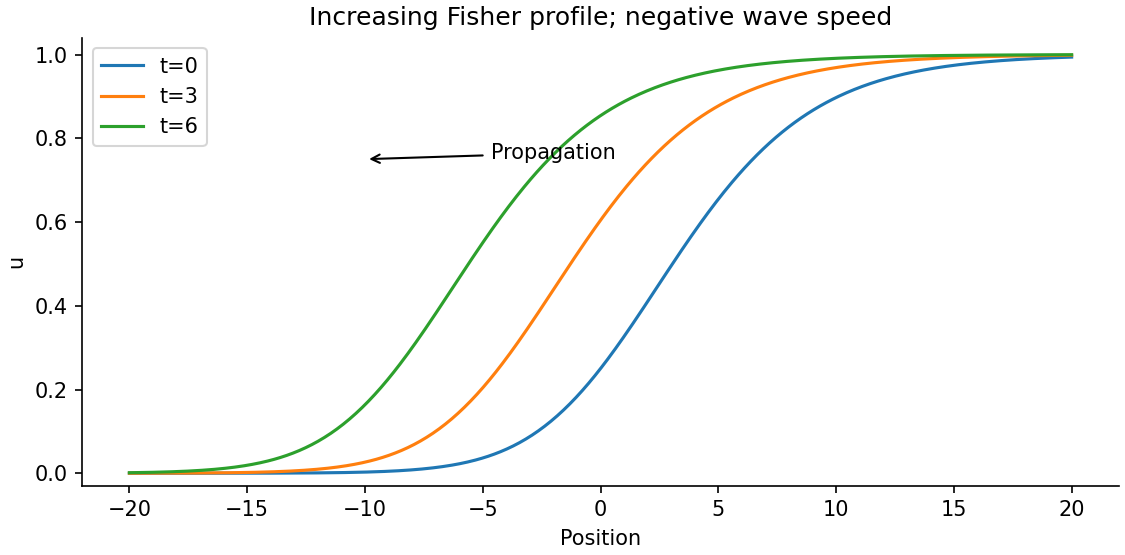

Reproduce this figure in Python.
"""Original solution diagram; Python 3.14, NumPy 2.3.5, Matplotlib 3.10.7. Output to CWD."""
from pathlib import Path
import numpy as np
import matplotlib
matplotlib.use('Agg')
import matplotlib.pyplot as plt
plt.rcParams.update({'figure.facecolor':'white','axes.facecolor':'white','font.size':10,'axes.spines.top':False,'axes.spines.right':False})

delta=.5;k=np.sqrt(delta/6);c=-5*k;x=np.linspace(-20,20,600);fig,ax=plt.subplots(figsize=(7.5,3.7),layout='constrained')
for t in (0,3,6):ax.plot(x,(1+np.exp(-k*(x-c*t)))**-2,label=f't={t}')
ax.annotate('Propagation',(-10,.75),(-2,.75),arrowprops={'arrowstyle':'->'},ha='center');ax.set(xlabel='Position',ylabel='u',title='Increasing Fisher profile; negative wave speed',ylim=(-.03,1.04));ax.legend()
fig.savefig(Path.cwd()/'2010-fisher-front.png',dpi=150,facecolor='white');plt.close(fig)
